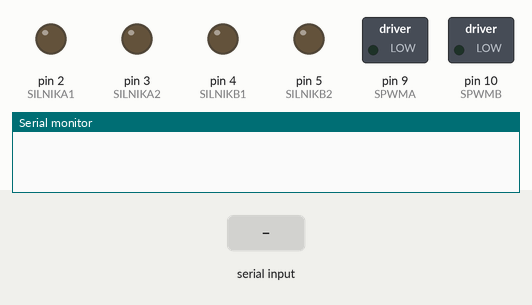
This sketch was run on a simulated Arduino Uno, built with avr-gcc and run on an emulated ATmega328P. Shown: switched loads named in the sketch (green lamp = pin HIGH), output pins drawn as LEDs (lit = HIGH), the last lines printed to the serial monitor. The inputs (shaded band) are chosen by the test bench.

Above: at 1.2 s.
1.3 s: "o90\n" received over Serial
At 2.5 s:
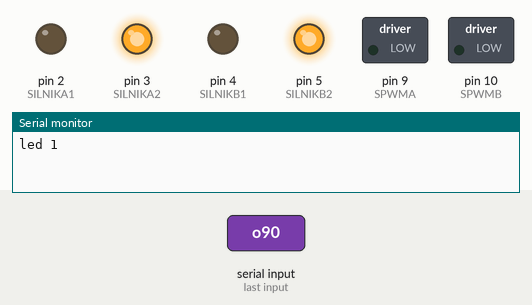
2.8 s: "X,45\n" received over Serial
At 3.2 s:
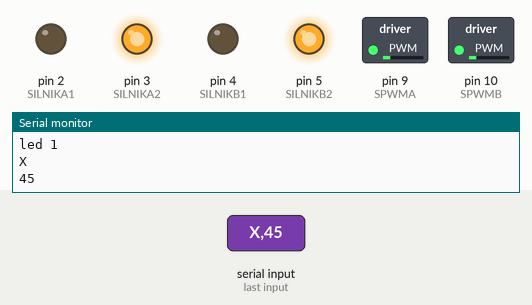
4.3 s: "Y,45\n" received over Serial
At 5.5 s:
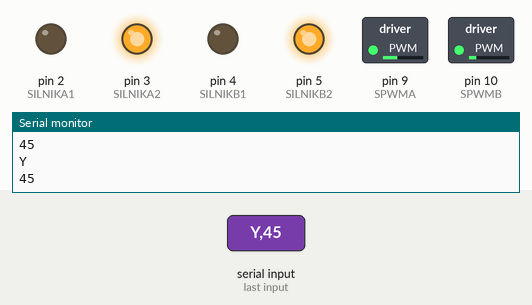
5.8 s: "X90\n" received over Serial
At 6.7 s:
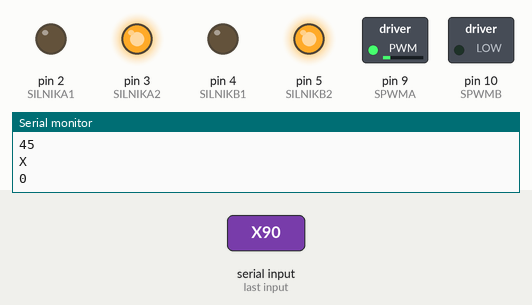
Timing chart, 0 to 8.3 s (numbered marks = the images above; inputs shaded):
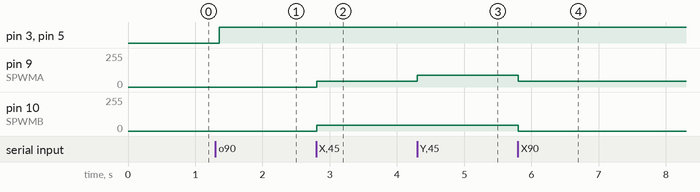

Measured:
- after the input at 1.3 s, pin 3 (SILNIKA2), pin 5 (SILNIKB2): LOW → HIGH after 0.05 s
- after the input at 2.8 s, pin 9 (SPWMA), pin 10 (SPWMB): 0/255 → 45/255 at once
- after the input at 4.3 s, pin 9 (SPWMA): 45/255 → 90/255 at once
- after the input at 5.8 s, pin 9 (SPWMA): 90/255 → 45/255 at once; pin 10 (SPWMB): 45/255 → 0/255 at once

The sketch:

program.ino
```cpp
// Motor 1
#define SILNIKA1 2 //przodu prawa strona
#define SILNIKA2 3//tylu prawa strona
#define SPWMA 9 //pwm prawa strona

//int dir1PinA = 2;
//int dir2PinA = 3;
//int speedPinA = 9; // Needs to be a PWM pin to be able to control motor speed

// Motor 2
#define SILNIKB1 4 //przodu lewa strona
#define SILNIKB2 5 //tylu lewa strona
#define SPWMB 10 //pwm lewa strona

//int dir1PinB = 4;
//int dir2PinB = 5;
//int speedPinB = 10; // Needs to be a PWM pin to be able to control motor speed

bool ON_OFF;
int R_X=0;
int R_Y=0;
unsigned int PWMA,PWMB;


void setup() {
Serial.begin(9600);


//Mostek H Silniki
pinMode(SILNIKA1,OUTPUT);
pinMode(SILNIKA2,OUTPUT);
pinMode(SPWMA,OUTPUT);
pinMode(SILNIKB1,OUTPUT);
pinMode(SILNIKB2,OUTPUT);
pinMode(SPWMB,OUTPUT);


//ustawienie czestotliwosci PWM powyzej ludzkiej slyszalnosci
TCCR1B = TCCR1B & B11111000 | B00000001;    // set timer 1 divisor to     1 for PWM frequency of 31372.55 Hz

//Zerowanie zmiennych
ON_OFF=false;
R_X=0;
R_Y=0;
PWMA=0;
PWMB=0;


}

void loop() {

// Initialize the Serial interface:

  if (Serial.available() > 0) {
    String ramka = Serial.readStringUntil('\n');
    if(ramka[0]=='o')
    {
      ON_OFF=!ON_OFF;
      delay(50);
      if(ON_OFF)Serial.write("led 1\n");
      else Serial.write("led 0\n");
    }
    if(ON_OFF)
    {
      if(ramka[0]=='X')
      {
        ramka.remove(0,2);
        Serial.println('X');
        R_X=ramka.toInt();
        Serial.println(R_X); //wywalenia
      }

      if(ramka[0]=='Y')
      {
        ramka.remove(0,2);
        Serial.println('Y');
        R_Y=ramka.toInt();
        Serial.println(R_Y); //wywalenia
      }
      //do przodu
      if(R_X<0)
      {
        digitalWrite(SILNIKA1,HIGH);
        digitalWrite(SILNIKA2,LOW);
        digitalWrite(SILNIKB1,HIGH);
        digitalWrite(SILNIKB2,LOW);
        PWMA = -(R_X+R_Y);
        PWMB = -R_X;
      }

      //do tylu
      else
      {
        digitalWrite(SILNIKA1,LOW);
        digitalWrite(SILNIKA2,HIGH);
        digitalWrite(SILNIKB1,LOW);
        digitalWrite(SILNIKB2,HIGH);
        PWMA = R_X+R_Y;
        PWMB = R_X;
      }

      if(PWMA<0)PWMA = 0;
      if(PWMA>255)PWMA = 255;
      if(PWMB<0)PWMB = 0;
      if(PWMB>255)PWMB=255;

      analogWrite(SPWMA,PWMA);
      analogWrite(SPWMB,PWMB);


    }
    else
    {
      R_X=0;
      R_Y=0;
      PWMA=0;
      PWMB=0;
      digitalWrite(SILNIKA1,LOW);
      digitalWrite(SILNIKA2,LOW);
      digitalWrite(SILNIKB1,LOW);
      digitalWrite(SILNIKB2,LOW);
      analogWrite(SPWMA,PWMA);
      analogWrite(SPWMB,PWMB);


    }
  }
}
```
